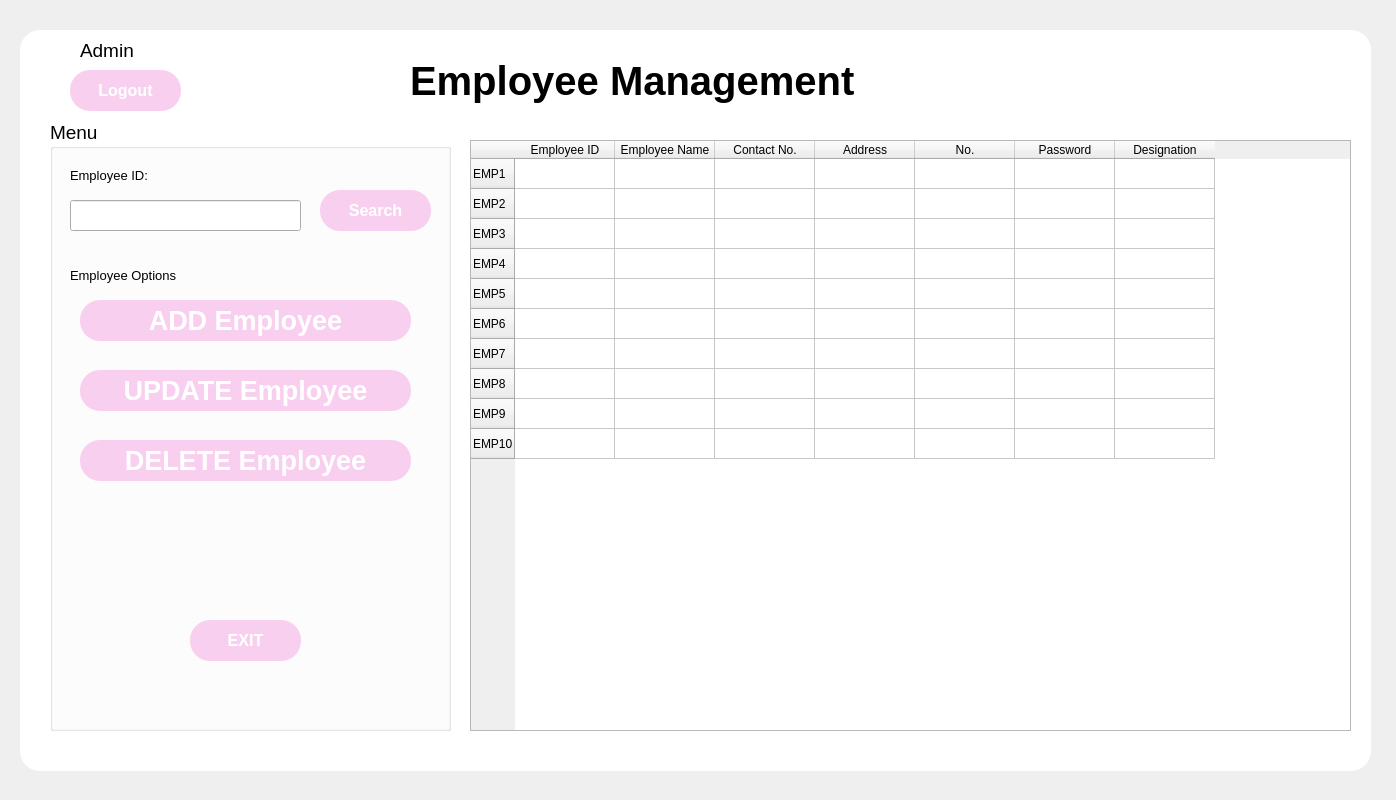
<?xml version="1.0" encoding="UTF-8"?>
<ui version="4.0">
 <class>MainWindow</class>
 <widget class="QMainWindow" name="MainWindow">
  <property name="geometry">
   <rect>
    <x>0</x>
    <y>0</y>
    <width>1396</width>
    <height>800</height>
   </rect>
  </property>
  <property name="windowTitle">
   <string>Inventory Management</string>
  </property>
  <property name="styleSheet">
   <string notr="true"/>
  </property>
  <widget class="QWidget" name="centralwidget">
   <widget class="QLabel" name="label">
    <property name="geometry">
     <rect>
      <x>80</x>
      <y>40</y>
      <width>91</width>
      <height>21</height>
     </rect>
    </property>
    <property name="font">
     <font>
      <pointsize>14</pointsize>
     </font>
    </property>
    <property name="text">
     <string>Admin</string>
    </property>
   </widget>
   <widget class="QPushButton" name="pushButtonLogin_2">
    <property name="geometry">
     <rect>
      <x>70</x>
      <y>70</y>
      <width>111</width>
      <height>41</height>
     </rect>
    </property>
    <property name="font">
     <font>
      <pointsize>12</pointsize>
      <weight>75</weight>
      <bold>true</bold>
     </font>
    </property>
    <property name="styleSheet">
     <string notr="true">color: rgb(255, 255, 255);
background-color: rgb(248, 207, 239);
border-radius: 20</string>
    </property>
    <property name="text">
     <string>Logout</string>
    </property>
   </widget>
   <widget class="QLabel" name="label_2">
    <property name="geometry">
     <rect>
      <x>410</x>
      <y>30</y>
      <width>611</width>
      <height>101</height>
     </rect>
    </property>
    <property name="font">
     <font>
      <family>MS Shell Dlg 2</family>
      <pointsize>30</pointsize>
      <weight>75</weight>
      <bold>true</bold>
     </font>
    </property>
    <property name="text">
     <string>Employee Management</string>
    </property>
   </widget>
   <widget class="QGroupBox" name="groupBox">
    <property name="geometry">
     <rect>
      <x>50</x>
      <y>120</y>
      <width>401</width>
      <height>611</height>
     </rect>
    </property>
    <property name="font">
     <font>
      <pointsize>14</pointsize>
     </font>
    </property>
    <property name="title">
     <string>Menu</string>
    </property>
    <widget class="QLabel" name="label_3">
     <property name="geometry">
      <rect>
       <x>20</x>
       <y>40</y>
       <width>91</width>
       <height>31</height>
      </rect>
     </property>
     <property name="font">
      <font>
       <pointsize>10</pointsize>
      </font>
     </property>
     <property name="text">
      <string>Employee ID:</string>
     </property>
    </widget>
    <widget class="QPushButton" name="pushButtonLogin_3">
     <property name="geometry">
      <rect>
       <x>270</x>
       <y>70</y>
       <width>111</width>
       <height>41</height>
      </rect>
     </property>
     <property name="font">
      <font>
       <pointsize>12</pointsize>
       <weight>75</weight>
       <bold>true</bold>
      </font>
     </property>
     <property name="styleSheet">
      <string notr="true">color: rgb(255, 255, 255);
background-color: rgb(248, 207, 239);
border-radius: 20</string>
     </property>
     <property name="text">
      <string>Search</string>
     </property>
    </widget>
    <widget class="QLineEdit" name="lineEdit">
     <property name="geometry">
      <rect>
       <x>20</x>
       <y>80</y>
       <width>231</width>
       <height>31</height>
      </rect>
     </property>
    </widget>
    <widget class="QLabel" name="label_4">
     <property name="geometry">
      <rect>
       <x>20</x>
       <y>140</y>
       <width>141</width>
       <height>31</height>
      </rect>
     </property>
     <property name="font">
      <font>
       <pointsize>10</pointsize>
      </font>
     </property>
     <property name="text">
      <string>Employee Options</string>
     </property>
    </widget>
    <widget class="QPushButton" name="pushButtonLogin_4">
     <property name="geometry">
      <rect>
       <x>30</x>
       <y>180</y>
       <width>331</width>
       <height>41</height>
      </rect>
     </property>
     <property name="font">
      <font>
       <pointsize>20</pointsize>
       <weight>75</weight>
       <bold>true</bold>
      </font>
     </property>
     <property name="styleSheet">
      <string notr="true">color: rgb(255, 255, 255);
background-color: rgb(248, 207, 239);
border-radius: 20</string>
     </property>
     <property name="text">
      <string>ADD Employee</string>
     </property>
    </widget>
    <widget class="QPushButton" name="pushButtonLogin_5">
     <property name="geometry">
      <rect>
       <x>30</x>
       <y>250</y>
       <width>331</width>
       <height>41</height>
      </rect>
     </property>
     <property name="font">
      <font>
       <pointsize>20</pointsize>
       <weight>75</weight>
       <bold>true</bold>
      </font>
     </property>
     <property name="styleSheet">
      <string notr="true">color: rgb(255, 255, 255);
background-color: rgb(248, 207, 239);
border-radius: 20</string>
     </property>
     <property name="text">
      <string>UPDATE Employee</string>
     </property>
    </widget>
    <widget class="QPushButton" name="pushButtonLogin_6">
     <property name="geometry">
      <rect>
       <x>30</x>
       <y>320</y>
       <width>331</width>
       <height>41</height>
      </rect>
     </property>
     <property name="font">
      <font>
       <pointsize>20</pointsize>
       <weight>75</weight>
       <bold>true</bold>
      </font>
     </property>
     <property name="styleSheet">
      <string notr="true">color: rgb(255, 255, 255);
background-color: rgb(248, 207, 239);
border-radius: 20</string>
     </property>
     <property name="text">
      <string>DELETE Employee</string>
     </property>
    </widget>
    <widget class="QPushButton" name="pushButtonLogin_7">
     <property name="geometry">
      <rect>
       <x>140</x>
       <y>500</y>
       <width>111</width>
       <height>41</height>
      </rect>
     </property>
     <property name="font">
      <font>
       <pointsize>12</pointsize>
       <weight>75</weight>
       <bold>true</bold>
      </font>
     </property>
     <property name="styleSheet">
      <string notr="true">color: rgb(255, 255, 255);
background-color: rgb(248, 207, 239);
border-radius: 20</string>
     </property>
     <property name="text">
      <string>EXIT</string>
     </property>
    </widget>
   </widget>
   <widget class="QTableWidget" name="tableWidget">
    <property name="geometry">
     <rect>
      <x>470</x>
      <y>140</y>
      <width>881</width>
      <height>591</height>
     </rect>
    </property>
    <row>
     <property name="text">
      <string>EMP1</string>
     </property>
    </row>
    <row>
     <property name="text">
      <string>EMP2</string>
     </property>
    </row>
    <row>
     <property name="text">
      <string>EMP3</string>
     </property>
    </row>
    <row>
     <property name="text">
      <string>EMP4</string>
     </property>
    </row>
    <row>
     <property name="text">
      <string>EMP5</string>
     </property>
    </row>
    <row>
     <property name="text">
      <string>EMP6</string>
     </property>
    </row>
    <row>
     <property name="text">
      <string>EMP7</string>
     </property>
    </row>
    <row>
     <property name="text">
      <string>EMP8</string>
     </property>
    </row>
    <row>
     <property name="text">
      <string>EMP9</string>
     </property>
    </row>
    <row>
     <property name="text">
      <string>EMP10</string>
     </property>
    </row>
    <column>
     <property name="text">
      <string>Employee ID</string>
     </property>
    </column>
    <column>
     <property name="text">
      <string>Employee Name</string>
     </property>
    </column>
    <column>
     <property name="text">
      <string>Contact No.</string>
     </property>
    </column>
    <column>
     <property name="text">
      <string>Address</string>
     </property>
    </column>
    <column>
     <property name="text">
      <string>No.</string>
     </property>
    </column>
    <column>
     <property name="text">
      <string>Password</string>
     </property>
    </column>
    <column>
     <property name="text">
      <string>Designation</string>
     </property>
    </column>
   </widget>
   <widget class="QLabel" name="label_5">
    <property name="geometry">
     <rect>
      <x>20</x>
      <y>30</y>
      <width>1351</width>
      <height>741</height>
     </rect>
    </property>
    <property name="styleSheet">
     <string notr="true">border-radius: 20; background: rgb(255, 255, 255)</string>
    </property>
    <property name="text">
     <string/>
    </property>
   </widget>
   <zorder>label_5</zorder>
   <zorder>label</zorder>
   <zorder>pushButtonLogin_2</zorder>
   <zorder>label_2</zorder>
   <zorder>groupBox</zorder>
   <zorder>tableWidget</zorder>
  </widget>
 </widget>
 <resources/>
 <connections/>
</ui>
